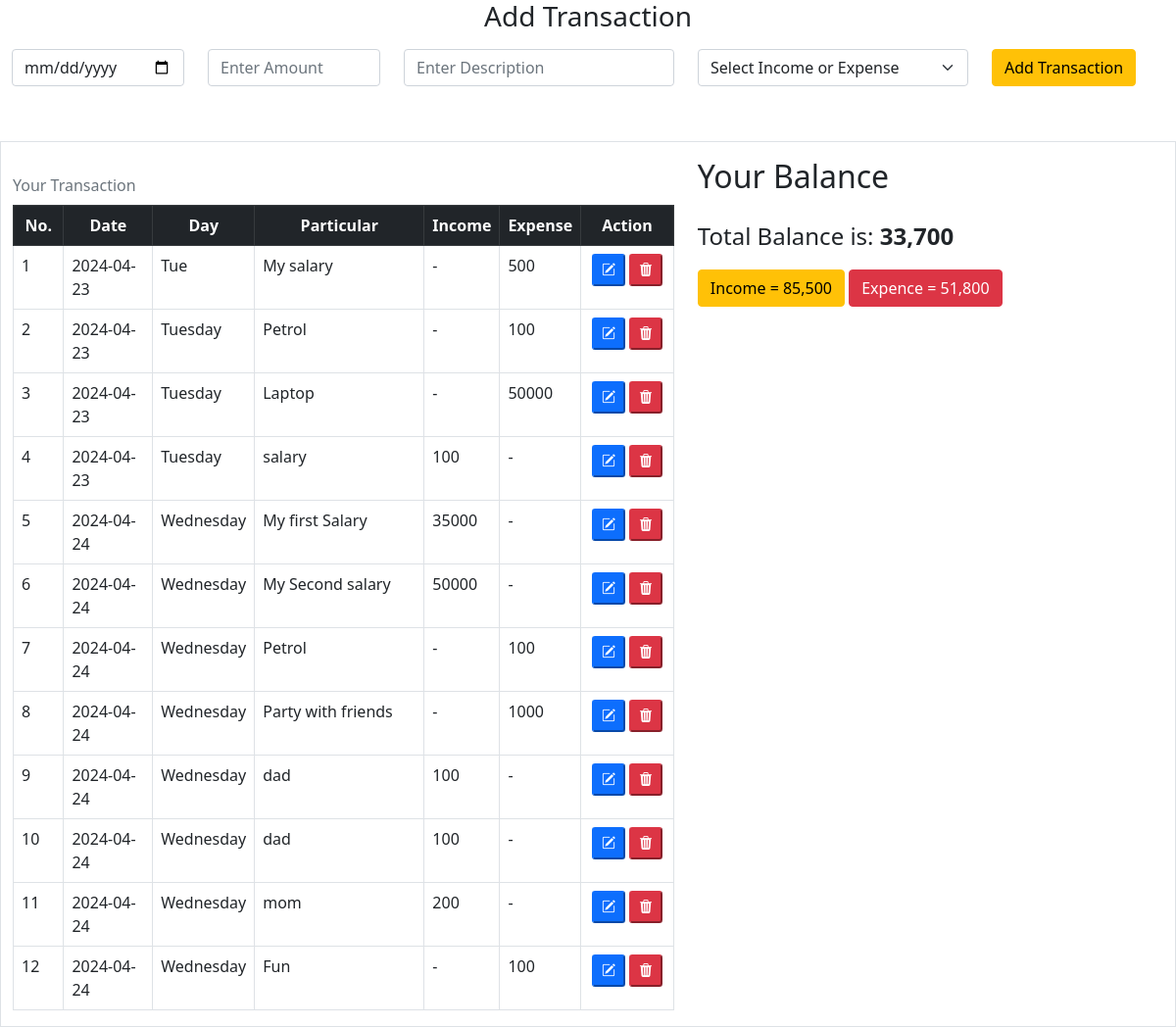
The page / on the database its author committed.
### tables this page shows
CREATE TABLE `transaction` (
  `t_id` bigint(20) NOT NULL,
  `state` varchar(10) NOT NULL,
  `t_date` date NOT NULL DEFAULT current_timestamp(),
  `day` varchar(10) NOT NULL,
  `t_amount` double NOT NULL,
  `t_desc` text NOT NULL,
  `created_at` timestamp NOT NULL DEFAULT current_timestamp()
);

### index.php (the view, shortened to what this page needs)
<?php
include "_config.php";
?>
<!DOCTYPE html>
<html lang="en">
<head>
    <link href="https://cdn.jsdelivr.net/npm/bootstrap@5.0.2/dist/css/bootstrap.min.css" rel="stylesheet">
    <link rel="stylesheet" href="https://cdn.jsdelivr.net/npm/bootstrap-icons@1.11.3/font/bootstrap-icons.min.css">
</head>
<body>
    <div class="container-fluid">
        <h3 class="text-center mb-3">Add Transaction</h3>
        <form action="<?php echo $_SERVER['PHP_SELF']; ?>" method="POST" class="w-100" id="transaction-form">
            <div class="row">
                <div class="mb-2 col-sm-2">
                    <input type="date" name="dt" id="dt" class="form-control" required placeholder="yyyy/mm/dd">
                </div>
                <div class="mb-2 col-sm-2">
                    <input type="number" name="amt" id="amt" class="form-control" required placeholder="Enter Amount ">
                </div>
                <div class="mb-2 col-sm-3">
                    <input type="text" name="desc" id="desc" class="form-control" required placeholder="Enter Description">
                </div>
                <div class="mb-2 col-sm-3">
                    <select name="choice" id="choice" class="form-select">
                        <option value="empty" selected>Select Income or Expense</option>
                    </select>
                </div>
                <div class="mb-2 col-sm-2">
                    <input type="submit" class="btn btn-warning mr-4" value="Add Transaction" name="submit_income" id="submit-btn" />
                </div>
            </div>
        </form>
    </div>
    <div class="container-fluid mt-5">
        <div class="row border">
            <div class="col-sm-7" id="show-table">
                <?php
                echo '<table class="table table-hover table-bordered caption-top mt-4">
                    <caption>Your Transaction</caption>
               <thead class="table-dark text-center">
                    <tr>
                         <th scope="col" class="col-1">No.</th>
                         <th scope="col" class="col-2">Date</th>
                         <th scope="col" class="col-1">Day</th>
                         <th scope="col" class="col-4">Particular</th>
                         <th scope="col" class="col-1">Income</th>
                         <th scope="col" class="col-1">Expense</th>
                         <th scope="col" class="col-2">Action</th>
                    </tr>
               </thead>
               <tbody>';
                $query = "SELECT * FROM transaction";
                $result = $conn->query($query);
                if ($result->num_rows > 0) {
                    $total_income = 0;
                    $total_exp = 0;
                    while ($row = $result->fetch_assoc()) {
                        $income = "-";
                        $exp = "-";
                        if ($row['state'] == "income") {
                            $income = $row['t_amount'];
                            $total_income += $income;
                        } else {
                            $exp = $row['t_amount'];
                            $total_exp += $exp;
                        }
                        echo '<tr>
                                   <td>' . $row['t_id'] . '</td>
                                   <td>' . $row['t_date'] . '</td>
                                   <td>' . $row['day'] . '</td>
                                   <td>' . $row['t_desc'] . '</td>
                                   <td>' . $income . '</td>
                                   <td>' . $exp . '</td>
                                   <td class="text-center">
                                        <button class="edit-btn btn-sm btn-primary"><i class="bi bi-pencil-square"></i></button>
                                        <button class="del-btn btn-sm btn-danger"><i class="bi bi-trash3-fill"></i></button>
                                   </td>
                                </tr>
                              ';
                    }
                }
                echo '
               </tbody>
          </table>';
                ?>
            </div>
            <div class="col-sm-4 mt-3">
                <h2>Your Balance</h2>
                <div class="mt-4">
                    <p class="fs-4">Total Balance is: <span class="fw-bold"><?php echo number_format($total_income - $total_exp); ?></span>
                    </p>
                </div>
                <div>
                    <button class="btn btn-warning">Income =
                        <?php if (isset($total_income)) echo number_format($total_income); ?></button>
                    <button class="btn btn-danger">Expence =
                        <?php if (isset($total_exp)) echo number_format($total_exp); ?></button>
                </div>
            </div>
        </div>
    </div>
</body>
</html>

### rows shown on the page
transaction: t_id "1", t_date "2024-04-23", day "Tue", t_desc "My salary", income "-", t_amount "500"
transaction: t_id "2", t_date "2024-04-23", day "Tuesday", t_desc "Petrol", income "-", t_amount "100"
transaction: t_id "3", t_date "2024-04-23", day "Tuesday", t_desc "Laptop", income "-", t_amount "50000"
transaction: t_id "4", t_date "2024-04-23", day "Tuesday", t_desc "salary", t_amount "100", exp "-"
transaction: t_id "5", t_date "2024-04-24", day "Wednesday", t_desc "My first Salary", t_amount "35000", exp "-"
transaction: t_id "6", t_date "2024-04-24", day "Wednesday", t_desc "My Second salary", t_amount "50000", exp "-"
transaction: t_id "7", t_date "2024-04-24", day "Wednesday", t_desc "Petrol", income "-", t_amount "100"
transaction: t_id "8", t_date "2024-04-24", day "Wednesday", t_desc "Party with friends", income "-", t_amount "1000"
transaction: t_id "9", t_date "2024-04-24", day "Wednesday", t_desc "dad", t_amount "100", exp "-"
transaction: t_id "10", t_date "2024-04-24", day "Wednesday", t_desc "dad", t_amount "100", exp "-"
transaction: t_id "11", t_date "2024-04-24", day "Wednesday", t_desc "mom", t_amount "200", exp "-"
transaction: t_id "12", t_date "2024-04-24", day "Wednesday", t_desc "Fun", income "-", t_amount "100"

### other values the page prints
$total_income - $total_exp "33,700"
$total_income "85,500"
$total_exp "51,800"
